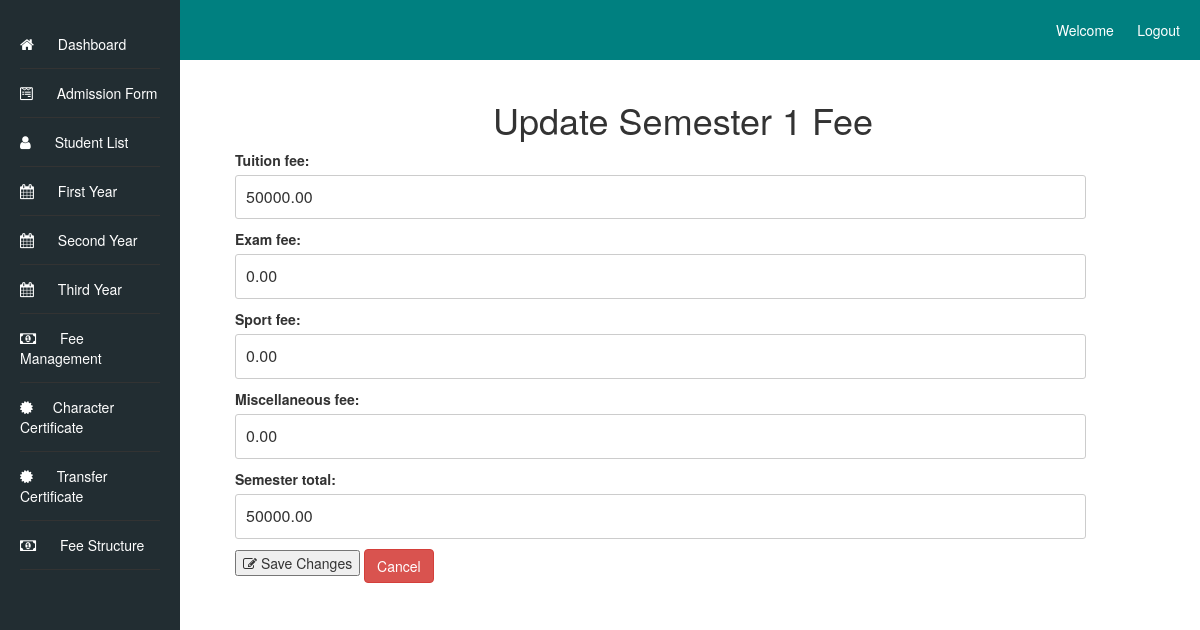
Screenshot of /update-semester-fee/1/ with the database file from the repository.
### fee_structure/models.py (models this page shows)
class Semester(models.Model):
    semester_number = models.PositiveIntegerField(unique=True)
    registration_fee = models.DecimalField(max_digits=10, decimal_places=2, blank=True, null=True)
    tuition_fee = models.DecimalField(max_digits=10, decimal_places=2)
    exam_fee = models.DecimalField(max_digits=10, decimal_places=2)
    sport_fee = models.DecimalField(max_digits=10, decimal_places=2)
    miscellaneous_fee = models.DecimalField(max_digits=10, decimal_places=2)
    semester_total =  models.DecimalField(max_digits=10, decimal_places=2)
    def __str__(self):
        return f'Semester {self.semester_number}'

### fee_structure/views.py (the view)
# urls.py: path('update-semester-fee/<int:semester_number>/', views.update_semester_fee, name='update_semester_fee'),
def update_semester_fee(request, semester_number):
    semester = get_object_or_404(Semester, semester_number=semester_number)
    if request.method == 'POST':
        form = SemesterFeeUpdateForm(request.POST, instance=semester)
        if form.is_valid():
            form.save()
            return redirect('fee_structure')
    else:
        form = SemesterFeeUpdateForm(instance=semester)
    return render(request, 'fee_structure/update_semester_fee.html', {'form': form, 'semester': semester})

### fee_structure/forms.py
class SemesterFeeUpdateForm(forms.ModelForm):
    class Meta:
        model = Semester
        fields = ['tuition_fee', 'exam_fee', 'sport_fee', 'miscellaneous_fee', 'semester_total']

### fee_structure/templates/fee_structure/update_semester_fee.html (shortened to what this page needs)
<!DOCTYPE html>
<html lang="en">
<head>
    <link rel="stylesheet" type="text/css" href="/static/styles.css">
    <link rel="stylesheet" href="https://cdnjs.cloudflare.com/ajax/libs/font-awesome/4.7.0/css/font-awesome.min.css">
    <link rel="stylesheet" href="/static/bootstrap.min.css">
</head>
<body>
    <header>
        Welcome {{ user.username }} &nbsp;&nbsp;&nbsp;&nbsp;&nbsp;
        <a href="{% url 'logout' %}?next=/loginapp/logout/">Logout</a>
    </header>
    <div class="container-fluid">
        <div class="sidebar">
            <ul class="dashboard_list">
                <li><a href="/dashboard"><i class="fa fa-home" aria-hidden="true"></i> Dashboard</a></li>
                <li><a href="{% url 'admission_form' %}"><i class="fa fa-wpforms" aria-hidden="true"></i> Admission Form</a></li>
                <li><a href="{% url 'student_list' %}"><i class="fa fa-user"></i> Student List</a></li>
                <li><a href="{% url 'first_year' %}"><i class="fa fa-calendar" aria-hidden="true"></i> First Year</a></li>
                <li><a href="{% url 'second_year' %}"><i class="fa fa-calendar" aria-hidden="true"></i> Second Year</a></li>
                <li><a href="{% url 'third_year' %}"><i class="fa fa-calendar" aria-hidden="true"></i> Third Year</a></li>
                <li><a href="{% url 'fee_detail' %}"><i class="fa fa-money" aria-hidden="true"></i> Fee Management</a></li>
                <li><a href="{% url 'student_list_details' %}"><i class="fa fa-certificate" aria-hidden="true"></i>Character Certificate</a></li>
                <li><a href="{% url 'student_list_details_transfer' %}"><i class="fa fa-certificate" aria-hidden="true"></i> Transfer Certificate</a></li>
                <li><a href="{% url 'fee_structure' %}"><i class="fa fa-money" aria-hidden="true"></i> Fee Structure</a></li>
            </ul>
        </div>
        <div class="content">
            <h1>Update {{ semester }} Fee</h1>
            <form method="post">
                {{ form.as_p }}
                <button type="submit" class="save_btn"><i class="fa fa-edit"></i> Save Changes</button>
                <a href="{% url 'fee_structure' %}" class="btn btn-danger"> Cancel</a>
            </form>
        </div>
    </div>
</body>
</html>

### static/styles.css (style rules this page uses)
label { display: block; font-weight: bold; }
input[type="text"], input[type="date"], input[type="file"], input[type="number"], textarea, select { width: 95%; padding: 10px; border: 1px solid #ccc; border-radius: 3px; font-size: 16px; }
a { text-decoration: none; color: #007bff; }
a[href*="logout"] { float: right; }
.sidebar { width: 20%; background-color: #333; color: #fff; padding: 20px; position: fixed; top: 0; left: 0; height: 100%; }
ul { list-style-type: none; padding: 0; }
ul li a { margin-bottom: 10px; text-decoration: none; color: #fff; }
body { font-family: Arial, sans-serif; margin: 0; padding: 0; background-color: #f4f4f4; }
header { background-color: #008080; color: #fff; padding: 20px 10px; text-align: right; }
header a { color: #fff; text-decoration: none; margin-right: 10px; }
.sidebar { width: 15%; background-color: #222d32; color: #fff; padding: 20px; position: fixed; top: 0; left: 0; height: 100%; }
.content { width: 80%; padding: 20px; position: relative; left: 200px; }
h1 { text-align: center; }
ul.dashboard_list li { padding: 14px 0px; border-bottom: 1px solid #333; }
ul li a { margin-bottom: 10px; text-decoration: none; color: #fff; font-size: 14px; }
ul.dashboard_list li a i { font-size: 15px; padding-right: 20px; }

### rows the page displays
Semester: semester_number "Semester 1", tuition_fee "50000.00", exam_fee "0.00", sport_fee "0.00", miscellaneous_fee "0.00", semester_total "50000.00"
